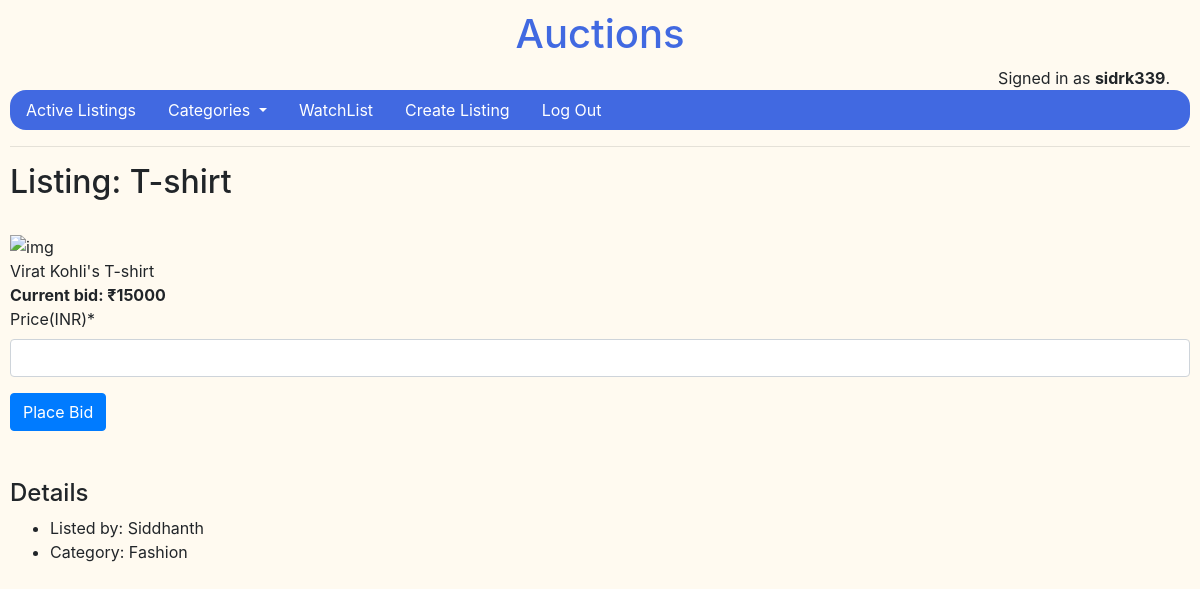
Screenshot of /listings/1 (signed in) with the database file from the repository.
### auctions/models.py (models this page shows)
class User(AbstractUser):
    my_items = models.ManyToManyField('Auction_Listings', blank = True, related_name="users")

class Auction_Listings(models.Model):
    title = models.CharField(max_length = 20)
    description = models.TextField(max_length = 300)
    starting_bid = models.IntegerField()
    image_url = models.URLField(default = "https://media.sproutsocial.com/uploads/2017/02/10x-featured-social-media-image-size.png")
    CHOICES = [
        ("FA", 'Fashion'),
        ("EL", 'Electronics'),
        ("HO", 'Home'),
        ("MU", 'Music'),
        ("BO", 'Books')
    ]
    category = models.CharField(max_length = 20, choices = CHOICES, default = "FA")
    date = models.DateTimeField(auto_now_add=True)
    current_bid = models.IntegerField()
    owner = models.ForeignKey(User, on_delete = models.CASCADE, default = 1)

### auctions/views.py (the view, shortened to what this page needs)
# urls.py: path("listings/<int:id>", views.listing, name = "listings"),
def listing(request, id):
    item = Auction_Listings.objects.get(pk = id)
    c = dict(item.CHOICES)
    return render(request, "auctions/listing.html", {
        "form": BidForm(),
        "listing": item,
        "choice": c[item.category],
    })

### auctions/views.py
class BidForm(forms.Form):
    bid = forms.IntegerField(label = "Price(INR)")

### auctions/templates/auctions/listing.html (shortened to what this page needs)
{% extends "auctions/layout.html" %}
{% load crispy_forms_tags %}
{% block body %}
    <div>
        <h2>Listing: {{ listing.title }}</h2><br>
        <img src = "{{ listing.image_url }}" style = "width: 260px; height: 330px" alt = "img"><br>
        {{ listing.description }}<br>
        <b>Current bid: &#8377;{{ listing.current_bid }}</b><br>
        <form action = "{% url 'listings' listing.id %}" method="POST">
            {{ form|crispy }}
            <input class = "btn btn-primary" type = "submit" value = "Place Bid">
        </form>
        <br>
        <br>
        <h4>Details</h4>
        <ul>
            <li>Listed by: {{ listing.owner }}</li>
            <li>Category: {{ choice }}</li>
        </ul>
    </div>
{% endblock %}

### auctions/templates/auctions/layout.html (shortened to what this page needs)
{% load static %}
<!DOCTYPE html>
<html lang="en">
    <head>
        <link rel="stylesheet" href="https://maxcdn.bootstrapcdn.com/bootstrap/4.5.2/css/bootstrap.min.css">
        <link href="{% static 'auctions/styles.css' %}" rel="stylesheet">
    </head>
    <body>
        <h1>Auctions</h1>
        <div class="status">
            {% if user.is_authenticated %}
                Signed in as <strong>{{ user.username }}</strong>.
            {% else %}
                Not signed in.
            {% endif %}
        </div>
        <ul class="nav">
            <li class="nav-item">
                <a class="nav-link" href="{% url 'index' %}">Active Listings</a>
            </li>
            <li class="nav-item">
                <div class="dropdown">
                    <a class="nav-link dropdown-toggle" data-toggle="dropdown">
                        Categories
                    </a>
                </div>
            </li>
            {% if user.is_authenticated %}
                <li class = "nav-item">
                    <a class = "nav-link" href = "{% url 'show_watchList' %}">WatchList</a>
                </li>
                <li class = "nav-item">
                    <a class = "nav-link" href = "{% url 'createListing' %}">Create Listing</a>
                </li>
                <li class="nav-item">
                    <a class="nav-link" href="{% url 'logout' %}">Log Out</a>
                </li>
            {% endif %}
        </ul>
        <hr>
        {% block body %}
        {% endblock %}
    </body>
</html>

### auctions/static/auctions/styles.css (style rules this page uses)
body { padding: 10px; background-color: floralwhite; }
h1 { color: royalblue; text-align: center; }
a { text-decoration: none!important; }
.nav-link { color: white; }
.status { text-align: right; margin-right: 20px; }
.nav { border-radius: 16px; background-color: royalblue; }

### rows the page displays
User: username "sidrk339"
Auction_Listings: title "T-shirt", description "Virat Kohli's T-shirt", current_bid "15000", owner "Siddhanth"

### other values shown
{{ choice }} "Fashion"
